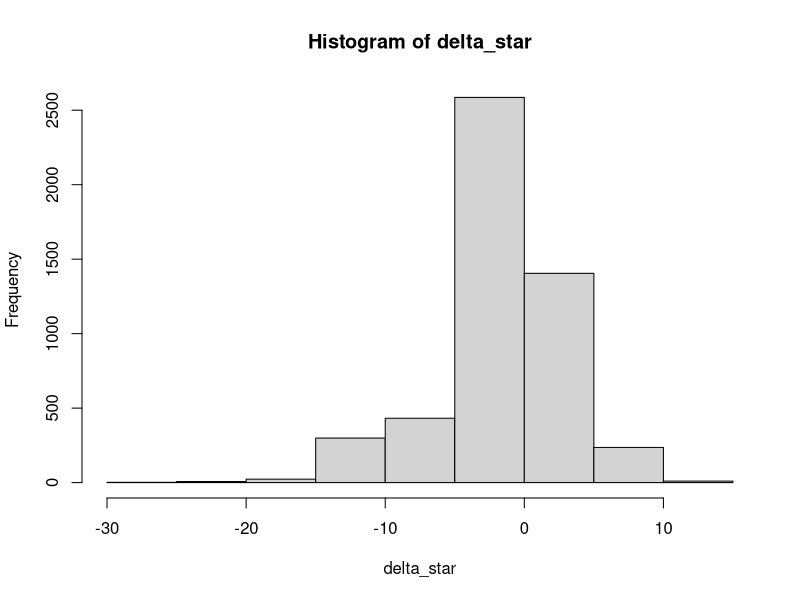
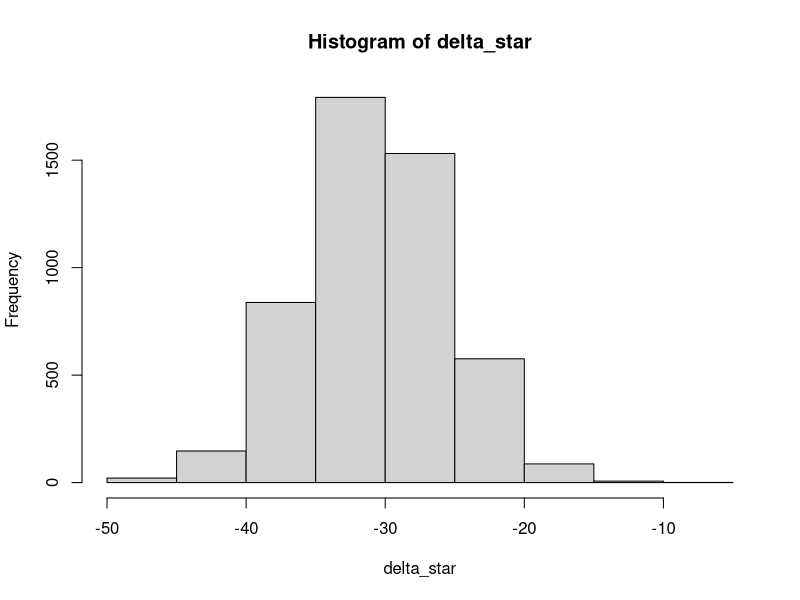

The R source for these figures, in order:
## ---- chunk 1
knitr::opts_chunk$set(echo = TRUE)
## ---- chunk 2
data("faithful")
x <- faithful$eruptions * 60
n <- length(x)
samp_med <- median(x)
B <- 5000
delta_star <- rep(NA, B)
for(i in 1:B){
  xstar <- sample(x, size = n, replace = T)
  delta_star[i] <- median(xstar) - samp_med
}

# bootstrap distribution of delta
hist(delta_star)

# (approximate) bootstrap CI
a_star <- quantile(delta_star, 0.025)
b_star <- quantile(delta_star, 0.975)
ci <- samp_med - c(b_star, a_star)
names(ci) <- c("2.5", "97.5")
ci
## ---- chunk 3
x <- c(rep("AA", 342), rep("Aa", 500), rep("aa", 187))
n <- length(x)
B <- 1000
theta_hat <- (2*sum(x == "AA" ) + sum(x == "Aa"))/(2*n)

delta_star <- rep(NA, B)
for(i in 1:B){
  x_star <- sample(x, size = n, replace = T)
  delta_star[i] <- (2*sum(x_star == "AA" ) + sum(x_star == "Aa"))/(2*n) - theta_hat
}


# (approximate) bootstrap CI
a_star <- quantile(delta_star, 0.05)
b_star <- quantile(delta_star, 0.95)
ci <- theta_hat - c(b_star, a_star)
names(ci) <- c("0.05", "0.95")
ci
## ---- chunk 4
x <- faithful$eruptions * 60
n <- length(x)
samp_mean <- mean(x)
samp_sd_mle <- sd(x)*sqrt((n-1)/n)
samp_med <- median(x)
B <- 5000
delta_star <- rep(NA, B)
for(i in 1:B){
  xstar <- rnorm(n, samp_mean, samp_sd_mle)
  delta_star[i] <- median(xstar) - samp_med
}
hist(delta_star)

# (approximate) bootstrap CI
a_star <- quantile(delta_star, 0.025)
b_star <- quantile(delta_star, 0.975)
ci <- samp_med - c(b_star, a_star)
names(ci) <- c("2.5", "97.5")
ci
